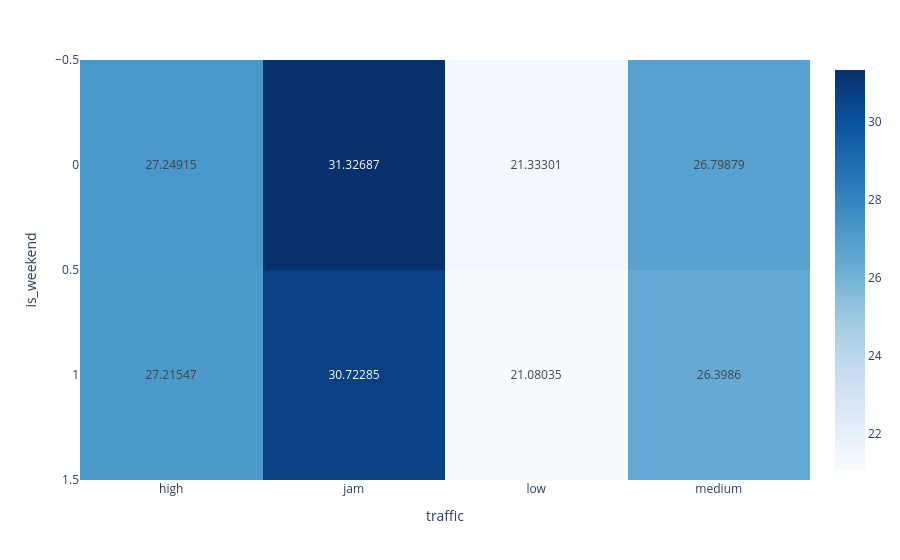

The cell this chart's notebook holds for it:
### Markdown cell above
(1) Simillar distribution of median delivery time for all cities regardless of the traffic.  
(2) Semi-urban has the highest mean delivery time regardless of the traffic, But there is not enough data for Semi-urban.

### Code cell
multivariate_analysis('time','traffic','is_weekend')

### Figure 1 — Plotly figure (JSON) as saved in the notebook; plotly's stock layout.template omitted (floating-point values rounded to 4 significant figures)
{"data": [{"coloraxis": "coloraxis", "hovertemplate": "traffic: %{x}<br>is_weekend: %{y}<br>color: %{z}<extra></extra>", "name": "0", "texttemplate": "%{z}", "type": "heatmap", "x": ["high", "jam", "low", "medium"], "xaxis": "x", "y": [0, 1], "yaxis": "y", "z": [[27.25, 31.33, 21.33, 26.8], [27.22, 30.72, 21.08, 26.4]]}], "layout": {"coloraxis": {"colorscale": [[0, "rgb(247,251,255)"], [0.125, "rgb(222,235,247)"], [0.25, "rgb(198,219,239)"], [0.375, "rgb(158,202,225)"], [0.5, "rgb(107,174,214)"], [0.625, "rgb(66,146,198)"], [0.75, "rgb(33,113,181)"], [0.875, "rgb(8,81,156)"], [1, "rgb(8,48,107)"]]}, "margin": {"t": 60}, "xaxis": {"anchor": "y", "domain": [0, 1], "title": {"text": "traffic"}}, "yaxis": {"anchor": "x", "autorange": "reversed", "domain": [0, 1], "title": {"text": "is_weekend"}}}}
